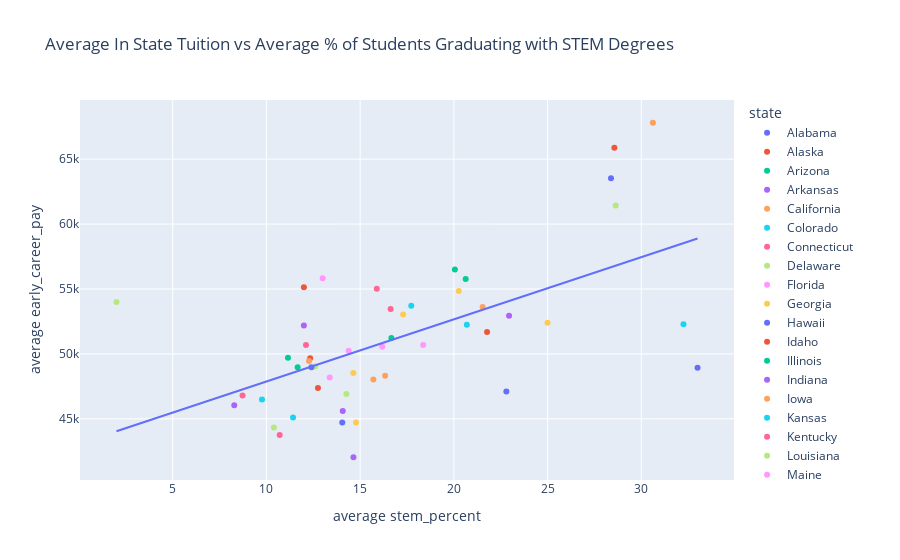

The cell this chart's notebook holds for it:
### Code cell
fig = px.scatter(state_stats_extras, x='average stem_percent', y='average early_career_pay',color='state',
                 trendline="ols", trendline_scope = 'overall',
                 title= 'Average In State Tuition vs Average % of Students Graduating with STEM Degrees')

fig.show()

### Figure 1 — Plotly figure (JSON) as saved in the notebook; plotly's stock layout.template omitted (floating-point values rounded to 4 significant figures)
{"data": [{"hovertemplate": "state=Alabama<br>average stem_percent=%{x}<br>average early_career_pay=%{y}<extra></extra>", "legendgroup": "Alabama", "marker": {"color": "#636efa", "symbol": "circle"}, "mode": "markers", "name": "Alabama", "orientation": "v", "showlegend": true, "type": "scatter", "x": [14.05], "xaxis": "x", "y": [44710.0], "yaxis": "y"}, {"hovertemplate": "state=Alaska<br>average stem_percent=%{x}<br>average early_career_pay=%{y}<extra></extra>", "legendgroup": "Alaska", "marker": {"color": "#EF553B", "symbol": "circle"}, "mode": "markers", "name": "Alaska", "orientation": "v", "showlegend": true, "type": "scatter", "x": [12], "xaxis": "x", "y": [55130.0], "yaxis": "y"}, {"hovertemplate": "state=Arizona<br>average stem_percent=%{x}<br>average early_career_pay=%{y}<extra></extra>", "legendgroup": "Arizona", "marker": {"color": "#00cc96", "symbol": "circle"}, "mode": "markers", "name": "Arizona", "orientation": "v", "showlegend": true, "type": "scatter", "x": [11.67], "xaxis": "x", "y": [48970.0], "yaxis": "y"}, {"hovertemplate": "state=Arkansas<br>average stem_percent=%{x}<br>average early_career_pay=%{y}<extra></extra>", "legendgroup": "Arkansas", "marker": {"color": "#ab63fa", "symbol": "circle"}, "mode": "markers", "name": "Arkansas", "orientation": "v", "showlegend": true, "type": "scatter", "x": [14.07], "xaxis": "x", "y": [45610.0], "yaxis": "y"}, {"hovertemplate": "state=California<br>average stem_percent=%{x}<br>average early_career_pay=%{y}<extra></extra>", "legendgroup": "California", "marker": {"color": "#FFA15A", "symbol": "circle"}, "mode": "markers", "name": "California", "orientation": "v", "showlegend": true, "type": "scatter", "x": [30.62], "xaxis": "x", "y": [67800], "yaxis": "y"}, {"hovertemplate": "state=Colorado<br>average stem_percent=%{x}<br>average early_career_pay=%{y}<extra></extra>", "legendgroup": "Colorado", "marker": {"color": "#19d3f3", "symbol": "circle"}, "mode": "markers", "name": "Colorado", "orientation": "v", "showlegend": true, "type": "scatter", "x": [20.69], "xaxis": "x", "y": [52240.0], "yaxis": "y"}, {"hovertemplate": "state=Connecticut<br>average stem_percent=%{x}<br>average early_career_pay=%{y}<extra></extra>", "legendgroup": "Connecticut", "marker": {"color": "#FF6692", "symbol": "circle"}, "mode": "markers", "name": "Connecticut", "orientation": "v", "showlegend": true, "type": "scatter", "x": [15.89], "xaxis": "x", "y": [55020.0], "yaxis": "y"}, {"hovertemplate": "state=Delaware<br>average stem_percent=%{x}<br>average early_career_pay=%{y}<extra></extra>", "legendgroup": "Delaware", "marker": {"color": "#B6E880", "symbol": "circle"}, "mode": "markers", "name": "Delaware", "orientation": "v", "showlegend": true, "type": "scatter", "x": [12.6], "xaxis": "x", "y": [49040], "yaxis": "y"}, {"hovertemplate": "state=Florida<br>average stem_percent=%{x}<br>average early_career_pay=%{y}<extra></extra>", "legendgroup": "Florida", "marker": {"color": "#FF97FF", "symbol": "circle"}, "mode": "markers", "name": "Florida", "orientation": "v", "showlegend": true, "type": "scatter", "x": [14.39], "xaxis": "x", "y": [50250], "yaxis": "y"}, {"hovertemplate": "state=Georgia<br>average stem_percent=%{x}<br>average early_career_pay=%{y}<extra></extra>", "legendgroup": "Georgia", "marker": {"color": "#FECB52", "symbol": "circle"}, "mode": "markers", "name": "Georgia", "orientation": "v", "showlegend": true, "type": "scatter", "x": [14.64], "xaxis": "x", "y": [48530.0], "yaxis": "y"}, {"hovertemplate": "state=Hawaii<br>average stem_percent=%{x}<br>average early_career_pay=%{y}<extra></extra>", "legendgroup": "Hawaii", "marker": {"color": "#636efa", "symbol": "circle"}, "mode": "markers", "name": "Hawaii", "orientation": "v", "showlegend": true, "type": "scatter", "x": [12.4], "xaxis": "x", "y": [48980], "yaxis": "y"}, {"hovertemplate": "state=Idaho<br>average stem_percent=%{x}<br>average early_career_pay=%{y}<extra></extra>", "legendgroup": "Idaho", "marker": {"color": "#EF553B", "symbol": "circle"}, "mode": "markers", "name": "Idaho", "orientation": "v", "showlegend": true, "type": "scatter", "x": [12.33], "xaxis": "x", "y": [49670.0], "yaxis": "y"}, {"hovertemplate": "state=Illinois<br>average stem_percent=%{x}<br>average early_career_pay=%{y}<extra></extra>", "legendgroup": "Illinois", "marker": {"color": "#00cc96", "symbol": "circle"}, "mode": "markers", "name": "Illinois", "orientation": "v", "showlegend": true, "type": "scatter", "x": [20.63], "xaxis": "x", "y": [55760.0], "yaxis": "y"}, {"hovertemplate": "state=Indiana<br>average stem_percent=%{x}<br>average early_career_pay=%{y}<extra></extra>", "legendgroup": "Indiana", "marker": {"color": "#ab63fa", "symbol": "circle"}, "mode": "markers", "name": "Indiana", "orientation": "v", "showlegend": true, "type": "scatter", "x": [22.94], "xaxis": "x", "y": [52940.0], "yaxis": "y"}, {"hovertemplate": "state=Iowa<br>average stem_percent=%{x}<br>average early_career_pay=%{y}<extra></extra>", "legendgroup": "Iowa", "marker": {"color": "#FFA15A", "symbol": "circle"}, "mode": "markers", "name": "Iowa", "orientation": "v", "showlegend": true, "type": "scatter", "x": [16.33], "xaxis": "x", "y": [48310.0], "yaxis": "y"}, {"hovertemplate": "state=Kansas<br>average stem_percent=%{x}<br>average early_career_pay=%{y}<extra></extra>", "legendgroup": "Kansas", "marker": {"color": "#19d3f3", "symbol": "circle"}, "mode": "markers", "name": "Kansas", "orientation": "v", "showlegend": true, "type": "scatter", "x": [9.765], "xaxis": "x", "y": [46480.0], "yaxis": "y"}, {"hovertemplate": "state=Kentucky<br>average stem_percent=%{x}<br>average early_career_pay=%{y}<extra></extra>", "legendgroup": "Kentucky", "marker": {"color": "#FF6692", "symbol": "circle"}, "mode": "markers", "name": "Kentucky", "orientation": "v", "showlegend": true, "type": "scatter", "x": [10.71], "xaxis": "x", "y": [43750.0], "yaxis": "y"}, {"hovertemplate": "state=Louisiana<br>average stem_percent=%{x}<br>average early_career_pay=%{y}<extra></extra>", "legendgroup": "Louisiana", "marker": {"color": "#B6E880", "symbol": "circle"}, "mode": "markers", "name": "Louisiana", "orientation": "v", "showlegend": true, "type": "scatter", "x": [14.27], "xaxis": "x", "y": [46920], "yaxis": "y"}, {"hovertemplate": "state=Maine<br>average stem_percent=%{x}<br>average early_career_pay=%{y}<extra></extra>", "legendgroup": "Maine", "marker": {"color": "#FF97FF", "symbol": "circle"}, "mode": "markers", "name": "Maine", "orientation": "v", "showlegend": true, "type": "scatter", "x": [13.38], "xaxis": "x", "y": [48180.0], "yaxis": "y"}, {"hovertemplate": "state=Maryland<br>average stem_percent=%{x}<br>average early_career_pay=%{y}<extra></extra>", "legendgroup": "Maryland", "marker": {"color": "#FECB52", "symbol": "circle"}, "mode": "markers", "name": "Maryland", "orientation": "v", "showlegend": true, "type": "scatter", "x": [17.29], "xaxis": "x", "y": [53040.0], "yaxis": "y"}, {"hovertemplate": "state=Massachusetts<br>average stem_percent=%{x}<br>average early_career_pay=%{y}<extra></extra>", "legendgroup": "Massachusetts", "marker": {"color": "#636efa", "symbol": "circle"}, "mode": "markers", "name": "Massachusetts", "orientation": "v", "showlegend": true, "type": "scatter", "x": [28.38], "xaxis": "x", "y": [63520.0], "yaxis": "y"}, {"hovertemplate": "state=Michigan<br>average stem_percent=%{x}<br>average early_career_pay=%{y}<extra></extra>", "legendgroup": "Michigan", "marker": {"color": "#EF553B", "symbol": "circle"}, "mode": "markers", "name": "Michigan", "orientation": "v", "showlegend": true, "type": "scatter", "x": [21.77], "xaxis": "x", "y": [51700.0], "yaxis": "y"}, {"hovertemplate": "state=Minnesota<br>average stem_percent=%{x}<br>average early_career_pay=%{y}<extra></extra>", "legendgroup": "Minnesota", "marker": {"color": "#00cc96", "symbol": "circle"}, "mode": "markers", "name": "Minnesota", "orientation": "v", "showlegend": true, "type": "scatter", "x": [16.67], "xaxis": "x", "y": [51230.0], "yaxis": "y"}, {"hovertemplate": "state=Mississippi<br>average stem_percent=%{x}<br>average early_career_pay=%{y}<extra></extra>", "legendgroup": "Mississippi", "marker": {"color": "#ab63fa", "symbol": "circle"}, "mode": "markers", "name": "Mississippi", "orientation": "v", "showlegend": true, "type": "scatter", "x": [14.64], "xaxis": "x", "y": [42040.0], "yaxis": "y"}, {"hovertemplate": "state=Missouri<br>average stem_percent=%{x}<br>average early_career_pay=%{y}<extra></extra>", "legendgroup": "Missouri", "marker": {"color": "#FFA15A", "symbol": "circle"}, "mode": "markers", "name": "Missouri", "orientation": "v", "showlegend": true, "type": "scatter", "x": [15.71], "xaxis": "x", "y": [48020.0], "yaxis": "y"}, {"hovertemplate": "state=Montana<br>average stem_percent=%{x}<br>average early_career_pay=%{y}<extra></extra>", "legendgroup": "Montana", "marker": {"color": "#19d3f3", "symbol": "circle"}, "mode": "markers", "name": "Montana", "orientation": "v", "showlegend": true, "type": "scatter", "x": [32.25], "xaxis": "x", "y": [52275], "yaxis": "y"}, {"hovertemplate": "state=Nebraska<br>average stem_percent=%{x}<br>average early_career_pay=%{y}<extra></extra>", "legendgroup": "Nebraska", "marker": {"color": "#FF6692", "symbol": "circle"}, "mode": "markers", "name": "Nebraska", "orientation": "v", "showlegend": true, "type": "scatter", "x": [8.727], "xaxis": "x", "y": [46790.0], "yaxis": "y"}, {"hovertemplate": "state=Nevada<br>average stem_percent=%{x}<br>average early_career_pay=%{y}<extra></extra>", "legendgroup": "Nevada", "marker": {"color": "#B6E880", "symbol": "circle"}, "mode": "markers", "name": "Nevada", "orientation": "v", "showlegend": true, "type": "scatter", "x": [2], "xaxis": "x", "y": [54000], "yaxis": "y"}, {"hovertemplate": "state=New Hampshire<br>average stem_percent=%{x}<br>average early_career_pay=%{y}<extra></extra>", "legendgroup": "New Hampshire", "marker": {"color": "#FF97FF", "symbol": "circle"}, "mode": "markers", "name": "New Hampshire", "orientation": "v", "showlegend": true, "type": "scatter", "x": [16.18], "xaxis": "x", "y": [50550.0], "yaxis": "y"}, {"hovertemplate": "state=New Jersey<br>average stem_percent=%{x}<br>average early_career_pay=%{y}<extra></extra>", "legendgroup": "New Jersey", "marker": {"color": "#FECB52", "symbol": "circle"}, "mode": "markers", "name": "New Jersey", "orientation": "v", "showlegend": true, "type": "scatter", "x": [20.26], "xaxis": "x", "y": [54850.0], "yaxis": "y"}, {"hovertemplate": "state=New Mexico<br>average stem_percent=%{x}<br>average early_career_pay=%{y}<extra></extra>", "legendgroup": "New Mexico", "marker": {"color": "#636efa", "symbol": "circle"}, "mode": "markers", "name": "New Mexico", "orientation": "v", "showlegend": true, "type": "scatter", "x": [33], "xaxis": "x", "y": [48930.0], "yaxis": "y"}, {"hovertemplate": "state=New York<br>average stem_percent=%{x}<br>average early_career_pay=%{y}<extra></extra>", "legendgroup": "New York", "marker": {"color": "#EF553B", "symbol": "circle"}, "mode": "markers", "name": "New York", "orientation": "v", "showlegend": true, "type": "scatter", "x": [28.56], "xaxis": "x", "y": [65880.0], "yaxis": "y"}, {"hovertemplate": "state=North Carolina<br>average stem_percent=%{x}<br>average early_career_pay=%{y}<extra></extra>", "legendgroup": "North Carolina", "marker": {"color": "#00cc96", "symbol": "circle"}, "mode": "markers", "name": "North Carolina", "orientation": "v", "showlegend": true, "type": "scatter", "x": [11.15], "xaxis": "x", "y": [49695], "yaxis": "y"}, {"hovertemplate": "state=North Dakota<br>average stem_percent=%{x}<br>average early_career_pay=%{y}<extra></extra>", "legendgroup": "North Dakota", "marker": {"color": "#ab63fa", "symbol": "circle"}, "mode": "markers", "name": "North Dakota", "orientation": "v", "showlegend": true, "type": "scatter", "x": [8.286], "xaxis": "x", "y": [46040.0], "yaxis": "y"}, {"hovertemplate": "state=Ohio<br>average stem_percent=%{x}<br>average early_career_pay=%{y}<extra></extra>", "legendgroup": "Ohio", "marker": {"color": "#FFA15A", "symbol": "circle"}, "mode": "markers", "name": "Ohio", "orientation": "v", "showlegend": true, "type": "scatter", "x": [21.53], "xaxis": "x", "y": [53610.0], "yaxis": "y"}, {"hovertemplate": "state=Oklahoma<br>average stem_percent=%{x}<br>average early_career_pay=%{y}<extra></extra>", "legendgroup": "Oklahoma", "marker": {"color": "#19d3f3", "symbol": "circle"}, "mode": "markers", "name": "Oklahoma", "orientation": "v", "showlegend": true, "type": "scatter", "x": [11.42], "xaxis": "x", "y": [45110.0], "yaxis": "y"}, {"hovertemplate": "state=Oregon<br>average stem_percent=%{x}<br>average early_career_pay=%{y}<extra></extra>", "legendgroup": "Oregon", "marker": {"color": "#FF6692", "symbol": "circle"}, "mode": "markers", "name": "Oregon", "orientation": "v", "showlegend": true, "type": "scatter", "x": [12.11], "xaxis": "x", "y": [50690.0], "yaxis": "y"}, {"hovertemplate": "state=Pennsylvania<br>average stem_percent=%{x}<br>average early_career_pay=%{y}<extra></extra>", "legendgroup": "Pennsylvania", "marker": {"color": "#B6E880", "symbol": "circle"}, "mode": "markers", "name": "Pennsylvania", "orientation": "v", "showlegend": true, "type": "scatter", "x": [28.63], "xaxis": "x", "y": [61440.0], "yaxis": "y"}, {"hovertemplate": "state=Rhode Island<br>average stem_percent=%{x}<br>average early_career_pay=%{y}<extra></extra>", "legendgroup": "Rhode Island", "marker": {"color": "#FF97FF", "symbol": "circle"}, "mode": "markers", "name": "Rhode Island", "orientation": "v", "showlegend": true, "type": "scatter", "x": [13], "xaxis": "x", "y": [55820.0], "yaxis": "y"}, {"hovertemplate": "state=South Carolina<br>average stem_percent=%{x}<br>average early_career_pay=%{y}<extra></extra>", "legendgroup": "South Carolina", "marker": {"color": "#FECB52", "symbol": "circle"}, "mode": "markers", "name": "South Carolina", "orientation": "v", "showlegend": true, "type": "scatter", "x": [14.78], "xaxis": "x", "y": [44720.0], "yaxis": "y"}, {"hovertemplate": "state=South Dakota<br>average stem_percent=%{x}<br>average early_career_pay=%{y}<extra></extra>", "legendgroup": "South Dakota", "marker": {"color": "#636efa", "symbol": "circle"}, "mode": "markers", "name": "South Dakota", "orientation": "v", "showlegend": true, "type": "scatter", "x": [22.8], "xaxis": "x", "y": [47110], "yaxis": "y"}, {"hovertemplate": "state=Tennessee<br>average stem_percent=%{x}<br>average early_career_pay=%{y}<extra></extra>", "legendgroup": "Tennessee", "marker": {"color": "#EF553B", "symbol": "circle"}, "mode": "markers", "name": "Tennessee", "orientation": "v", "showlegend": true, "type": "scatter", "x": [12.75], "xaxis": "x", "y": [47370], "yaxis": "y"}, {"hovertemplate": "state=Texas<br>average stem_percent=%{x}<br>average early_career_pay=%{y}<extra></extra>", "legendgroup": "Texas", "marker": {"color": "#00cc96", "symbol": "circle"}, "mode": "markers", "name": "Texas", "orientation": "v", "showlegend": true, "type": "scatter", "x": [20.06], "xaxis": "x", "y": [56500], "yaxis": "y"}, {"hovertemplate": "state=Utah<br>average stem_percent=%{x}<br>average early_career_pay=%{y}<extra></extra>", "legendgroup": "Utah", "marker": {"color": "#ab63fa", "symbol": "circle"}, "mode": "markers", "name": "Utah", "orientation": "v", "showlegend": true, "type": "scatter", "x": [12], "xaxis": "x", "y": [52180.0], "yaxis": "y"}, {"hovertemplate": "state=Vermont<br>average stem_percent=%{x}<br>average early_career_pay=%{y}<extra></extra>", "legendgroup": "Vermont", "marker": {"color": "#FFA15A", "symbol": "circle"}, "mode": "markers", "name": "Vermont", "orientation": "v", "showlegend": true, "type": "scatter", "x": [12.27], "xaxis": "x", "y": [49450.0], "yaxis": "y"}, {"hovertemplate": "state=Virginia<br>average stem_percent=%{x}<br>average early_career_pay=%{y}<extra></extra>", "legendgroup": "Virginia", "marker": {"color": "#19d3f3", "symbol": "circle"}, "mode": "markers", "name": "Virginia", "orientation": "v", "showlegend": true, "type": "scatter", "x": [17.73], "xaxis": "x", "y": [53720.0], "yaxis": "y"}, {"hovertemplate": "state=Washington<br>average stem_percent=%{x}<br>average early_career_pay=%{y}<extra></extra>", "legendgroup": "Washington", "marker": {"color": "#FF6692", "symbol": "circle"}, "mode": "markers", "name": "Washington", "orientation": "v", "showlegend": true, "type": "scatter", "x": [16.62], "xaxis": "x", "y": [53450], "yaxis": "y"}, {"hovertemplate": "state=West Virginia<br>average stem_percent=%{x}<br>average early_career_pay=%{y}<extra></extra>", "legendgroup": "West Virginia", "marker": {"color": "#B6E880", "symbol": "circle"}, "mode": "markers", "name": "West Virginia", "orientation": "v", "showlegend": true, "type": "scatter", "x": [10.4], "xaxis": "x", "y": [44330.0], "yaxis": "y"}, {"hovertemplate": "state=Wisconsin<br>average stem_percent=%{x}<br>average early_career_pay=%{y}<extra></extra>", "legendgroup": "Wisconsin", "marker": {"color": "#FF97FF", "symbol": "circle"}, "mode": "markers", "name": "Wisconsin", "orientation": "v", "showlegend": true, "type": "scatter", "x": [18.36], "xaxis": "x", "y": [50680.0], "yaxis": "y"}, {"hovertemplate": "state=Wyoming<br>average stem_percent=%{x}<br>average early_career_pay=%{y}<extra></extra>", "legendgroup": "Wyoming", "marker": {"color": "#FECB52", "symbol": "circle"}, "mode": "markers", "name": "Wyoming", "orientation": "v", "showlegend": true, "type": "scatter", "x": [25], "xaxis": "x", "y": [52400], "yaxis": "y"}, {"hovertemplate": "<b>OLS trendline</b><br>average early_career_pay = 478.507 * average stem_percent + 43091.8<br>R<sup>2</sup>=0.347354<br><br>average stem_percent=%{x}<br>average early_career_pay=%{y} <b>(trend)</b><extra></extra>", "legendgroup": "Overall Trendline", "line": {"color": "#636efa"}, "mode": "lines", "name": "Overall Trendline", "showlegend": true, "type": "scatter", "x": [2, 8.286, 8.727, 9.765, 10.4, 10.71, 11.15, 11.42, 11.67, 12, 12, 12.11, 12.27, 12.33, 12.4, 12.6, 12.75, 13, 13.38, 14.05, 14.07, 14.27, 14.39, 14.64, 14.64, 14.78, 15.71, 15.89, 16.18, 16.33, 16.62, 16.67, 17.29, 17.73, 18.36, 20.06, 20.26, 20.63, 20.69, 21.53, 21.77, 22.8, 22.94, 25, 28.38, 28.56, 28.63, 30.62, 32.25, 33], "xaxis": "x", "y": [44050.0, 47060.0, 47270.0, 47760.0, 48070.0, 48220.0, 48430.0, 48560.0, 48670.0, 48830.0, 48830.0, 48890.0, 48960.0, 48990.0, 49030.0, 49120.0, 49190.0, 49310.0, 49490.0, 49810.0, 49830.0, 49920.0, 49980.0, 50100.0, 50100.0, 50160.0, 50610.0, 50690.0, 50830.0, 50910.0, 51050.0, 51070.0, 51370.0, 51570.0, 51880.0, 52690.0, 52790.0, 52960.0, 52990.0, 53400.0, 53510.0, 54000.0, 54070.0, 55050.0, 56670.0, 56760.0, 56790.0, 57740.0, 58520.0, 58880.0], "yaxis": "y"}], "layout": {"legend": {"title": {"text": "state"}, "tracegroupgap": 0}, "title": {"text": "Average In State Tuition vs Average % of Students Graduating with STEM Degrees"}, "xaxis": {"anchor": "y", "domain": [0, 1], "title": {"text": "average stem_percent"}}, "yaxis": {"anchor": "x", "domain": [0, 1], "title": {"text": "average early_career_pay"}}}}
